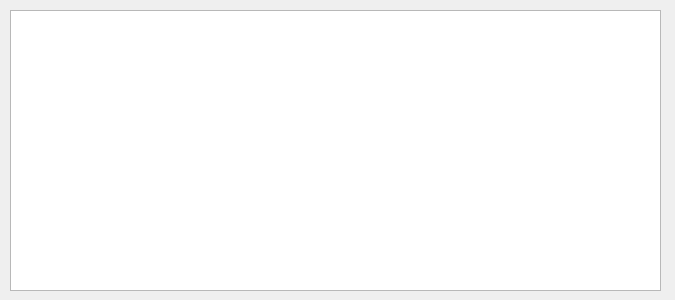
<?xml version="1.0" encoding="UTF-8"?>
<ui version="4.0">
 <class>logwindow</class>
 <widget class="QWidget" name="logwindow">
  <property name="geometry">
   <rect>
    <x>0</x>
    <y>0</y>
    <width>675</width>
    <height>300</height>
   </rect>
  </property>
  <property name="windowTitle">
   <string>Form</string>
  </property>
  <widget class="QTextEdit" name="textEdit1">
   <property name="geometry">
    <rect>
     <x>10</x>
     <y>10</y>
     <width>651</width>
     <height>281</height>
    </rect>
   </property>
  </widget>
 </widget>
 <resources/>
 <connections/>
</ui>
